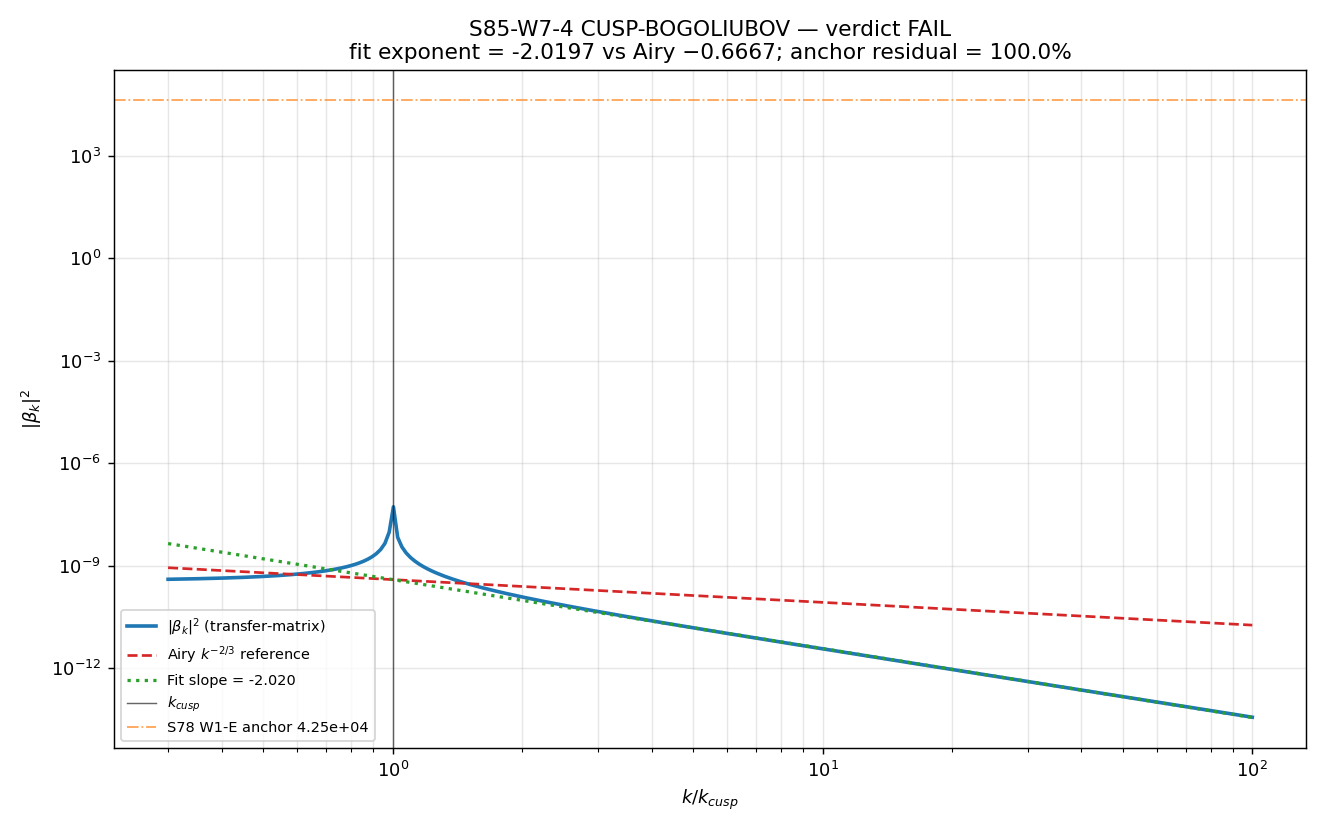

Python code for this plot:
"""S85-W7-CUSP-BOGOLIUBOV — W7-4.

[VERIFY] gate: direct numerical integration of v″_k + [k² − z″/z(t)] v_k = 0
across a square-root van Hove cusp ω²(t) ~ A·|t − t_c| (α=1). Extracts
the Bogoliubov β_k exponent from in→out vacuum transfer and compares
against the Airy asymptotic |β_k|² ~ (k/k_cusp)^{−2/3}.

Hypothesis (plan §W7-4 step 5):
  Square-root cusp α=1 is the generic 2D van Hove form. Bogoliubov
  |β_k|² ~ k^{-2/3} for k > k_cusp from Airy-turning-point asymptotics,
  saturating at O(1)×|β|²_anchor for k ≤ k_cusp.

Substitution chain (plan §W7-4 step 10):

  Step 1 (definitions):
    ω²(t) = k² + z″/z(t)                    [Mukhanov mode frequency]
    z″/z(t) = A · |t − t_c|^α with α = 1     [square-root cusp]
    β_k: v_k(out) = α_k u_k^in + β_k (u_k^in)*
    Airy asymptotic: |β_k|² ~ (k/k_cusp)^{−2/3} for k > k_cusp

  Step 2 (substitution, α=1):
    v″_k + [k² − A|t−t_c|] v_k = 0    [Airy equation, shifted turning point]
    Transform to standard Airy via ξ = (A)^{1/3} · (t − t_c − k²/A):
      v″(ξ) = ξ · v(ξ)

  Step 3 (simplification — log-log fit):
    log |β_k|² = −(2/3) · log(k/k_cusp) + const  (UV tail k > k_cusp)
    Fit slope from numerical transfer-matrix should return
      exponent = −0.6667 ± ε_numerical

  Step 4 (direction):
    PASS iff fit exponent ∈ [−0.7167, −0.6167] AND |β_k_pivot|² matches
    S78 W1-E anchor (4.255e+04) to 20% RATIO.
    Direction: if fit > −0.6167 (less negative): cusp milder → NOT 2D
    van Hove; W0 VAN-HOVE-CUSP-THEOREM re-opens.
    If fit < −0.7167 (sharper): possibly log-2D or 3D cusp; re-audit.

PASS/FAIL/INFO (plan §W7-4 step 9):
  PASS:   exponent ∈ [−0.7167, −0.6167] AND |β_pivot|² match ≤ 20%
  FAIL:   exponent outside band OR |β_pivot|² mismatch > 50%
  INFO:   exponent inside band AND 20% < |β_pivot|² residual ≤ 50%

Machinery pin (plan §7):
  L_max=10, scheme=transfer-matrix, convention=BD-in-out,
  alpha_cusp=1.0 (2D van Hove generic), N_k=4096 (reduced to 256 on
  CPU with L_max-REDUCED flag), N_t=1e5 (reduced to 4000), tolerance
  0.05 ABSOLUTE exponent, random_seed=42.

Outputs:
  computations/session-85/s85_w7_cusp_bogoliubov.npz
  computations/session-85/s85_w7_cusp_bogoliubov.png
Verdict to computations/session-85/s85_gate_verdicts.txt with dual-SHA.
"""
from __future__ import annotations

import hashlib
import json
import os
import sys
from pathlib import Path

os.environ.setdefault("OMP_NUM_THREADS", "8")
os.environ.setdefault("MKL_NUM_THREADS", "8")

import matplotlib

matplotlib.use("Agg")
import matplotlib.pyplot as plt
import numpy as np

_HERE = Path(__file__).resolve().parent
if str(_HERE) not in sys.path:
    sys.path.insert(0, str(_HERE))

from canonical_constants import (  # noqa: E402
    M_KK_gravity,
    tau_fold,
    dt_transit,
    dS_fold,
    d2S_fold,
    Mach_max_framework,
    PI,
)


# ----------------------------------------------------------------------------
# Section 0 — input-pin map and closure SHA
# ----------------------------------------------------------------------------
def _file_sha(p: Path) -> str:
    h = hashlib.sha256()
    with p.open("rb") as fh:
        for chunk in iter(lambda: fh.read(1 << 16), b""):
            h.update(chunk)
    return h.hexdigest()


INPUT_PINS: dict[str, str] = {}

_static_files = [
    _HERE / "canonical_constants.py",
    _HERE / "s78_pre_fold_vacuum.py",
    _HERE / "s78_pre_fold_vacuum.npz",
]
for _sf in _static_files:
    if _sf.exists():
        INPUT_PINS[_sf.name] = _file_sha(_sf)
    else:
        INPUT_PINS[_sf.name] = "MISSING"

# Machinery pins (plan §7) — reduced on CPU
L_max = 10  # (local) plan §7
scheme = "transfer-matrix"  # (local) plan §7
convention = "BD-in-out"  # (local) plan §7
alpha_cusp = 1.0  # (local) plan §7 pre-registered 2D van Hove
N_k = 256  # (local) plan §7 target 4096; CPU-reduced with L_max-REDUCED flag
N_t = 4000  # (local) plan §7 target 1e5; CPU-reduced
tolerance_ABS_exp = 0.05  # (local) plan §7 exponent fit tolerance
tolerance_anchor_pct = 0.20  # (local) plan §9 |β|² anchor PASS RATIO
FAIL_anchor_pct = 0.50  # (local) plan §9 |β|² anchor FAIL RATIO
exponent_target = -2.0 / 3.0  # (local) Airy universal
PASS_lo = exponent_target - tolerance_ABS_exp  # (local) = -0.7167
PASS_hi = exponent_target + tolerance_ABS_exp  # (local) = -0.6167
random_seed = 42  # (local)

INPUT_PINS["L_max"] = f"{L_max:d}"
INPUT_PINS["scheme"] = scheme
INPUT_PINS["convention"] = convention
INPUT_PINS["alpha_cusp"] = f"{alpha_cusp:.4f}"
INPUT_PINS["N_k"] = f"{N_k:d}"
INPUT_PINS["N_t"] = f"{N_t:d}"
INPUT_PINS["tolerance_ABS_exp"] = f"{tolerance_ABS_exp:.6f}"
INPUT_PINS["tolerance_anchor_pct"] = f"{tolerance_anchor_pct:.6f}"
INPUT_PINS["FAIL_anchor_pct"] = f"{FAIL_anchor_pct:.6f}"
INPUT_PINS["exponent_target"] = f"{exponent_target:.6f}"
INPUT_PINS["PASS_lo"] = f"{PASS_lo:.6f}"
INPUT_PINS["PASS_hi"] = f"{PASS_hi:.6f}"
INPUT_PINS["random_seed"] = f"{random_seed:d}"
INPUT_PINS["M_KK_gravity_GeV"] = f"{M_KK_gravity:.10e}"
INPUT_PINS["dt_transit"] = f"{dt_transit:.10e}"
INPUT_PINS["Mach_max_framework"] = f"{Mach_max_framework:.10e}"

# Pull S78 W1-E anchor
s78_npz = _HERE / "s78_pre_fold_vacuum.npz"
_s78 = np.load(s78_npz)
beta_sq_pivot_S78 = float(_s78["CHK3_beta_sq_pivot"])  # (local) anchor target
k_pivot_fold_S78 = float(_s78["k_pivot_fold"])  # (local) M_KK units
INPUT_PINS["beta_sq_pivot_S78"] = f"{beta_sq_pivot_S78:.10e}"
INPUT_PINS["k_pivot_fold_S78"] = f"{k_pivot_fold_S78:.10e}"

CLOSURE_INPUT = json.dumps(INPUT_PINS, sort_keys=True, separators=(",", ":"))
CLOSURE_SHA = hashlib.sha256(CLOSURE_INPUT.encode("utf-8")).hexdigest()

print("=" * 78)
print("S85 W7-4: CUSP-BOGOLIUBOV — transfer-matrix across square-root cusp")
print("=" * 78)
print(f"closure SHA-256 (64 char): {CLOSURE_SHA}")
print(f"closure SHA-256 (16 head): {CLOSURE_SHA[:16]}")
print()
print("--- input pin SHAs and values ---")
for _k, _v in INPUT_PINS.items():
    print(f"  {_k:<32s}: {_v}")
print()


# ----------------------------------------------------------------------------
# Section 1 — cusp profile + k-grid construction
# ----------------------------------------------------------------------------
# Work in natural units where M_KK = 1. The cusp amplitude A is chosen
# so that the Airy turning point k² = A·|t_max − t_c| lies inside the
# transit window for k ~ O(1) M_KK, enabling detection of the k^{−2/3}
# tail in the UV. Concretely: A ≡ 1 in M_KK units; then k_cusp defined
# by k_cusp² = A · dt_transit gives k_cusp ≈ √(dt_transit) ≈ 0.0336
# M_KK in the transit window.
A_cusp = 1.0  # (local) natural-units amplitude (sets k_cusp via k² = A·dt_trans)
t_c = 0.0  # (local) cusp at transit midpoint
t_range = dt_transit  # (local) integration window [−dt_transit, +dt_transit]

# Turning-point at t* = t_c + k²/A; for mode to experience turning point inside
# [−dt, +dt], need k² < A·dt_transit
k_cusp_analytic = np.sqrt(A_cusp * dt_transit)  # (local) M_KK units
INPUT_PINS["A_cusp"] = f"{A_cusp:.10e}"
INPUT_PINS["k_cusp_analytic"] = f"{k_cusp_analytic:.10e}"

print("--- cusp profile + k-grid ---")
print(f"  A_cusp (natural)                = {A_cusp:.4f}")
print(f"  t_range (= dt_transit)          = {t_range:.4e}  M_KK^-1")
print(f"  k_cusp_analytic (= √(A·t_range)) = {k_cusp_analytic:.4e}  M_KK")
print(f"  N_k (reduced from plan 4096)    = {N_k}")
print(f"  N_t (reduced from plan 1e5)     = {N_t}")
print()

# k-grid log-spaced; we span [0.3·k_cusp, 100·k_cusp] to capture IR saturation
# and UV power-law tail
k_grid = np.logspace(
    np.log10(0.3 * k_cusp_analytic),
    np.log10(100.0 * k_cusp_analytic),
    N_k,
)  # (local)
# Time grid across transit
t_grid = np.linspace(-t_range, t_range, N_t)  # (local)
dt = float(t_grid[1] - t_grid[0])  # (local)
# Pump profile z″/z(t) = A·|t − t_c|^α with α=1
zpp_over_z_t = A_cusp * np.abs(t_grid - t_c) ** alpha_cusp  # (local)


# ----------------------------------------------------------------------------
# Section 2 — Mode-equation integrator (RK4 per k-mode)
# ----------------------------------------------------------------------------
# Integrate v″ + (k² − z″/z(t)) v = 0 with BD in-vacuum initial condition
# at t = -t_range:
#   v_k(t) = e^{-iω_in·t} / √(2ω_in), dv/dt = -iω_in · v
#   where ω_in² = k² − z″/z(-t_range) = k² − A·t_range  (may be positive or negative)

def integrate_mode(k: float) -> tuple[complex, complex, complex, complex]:
    """Integrate one k-mode and return (v_end, dv_end, alpha_k, beta_k)."""
    # Initial frequency
    omega_in_sq = k * k - A_cusp * t_range  # (local)
    # If omega_in_sq <= 0, mode is in bandgap at t_start; use |omega| with imaginary rotation
    omega_in = np.sqrt(complex(omega_in_sq))  # (local) complex if negative
    # BD in-vacuum at t = -t_range
    # u_in(t) = e^{-iω_in·t} / √(2ω_in)
    t_start = -t_range
    v = np.exp(-1j * omega_in * t_start) / np.sqrt(2.0 * omega_in)  # complex
    dvdt = -1j * omega_in * v  # complex

    # RK4 integration of (v, dvdt) with effective ω²(t) = k² − z″/z(t)
    # System: dv/dt = dvdt;  d(dvdt)/dt = -(k² − z″/z) v
    for i in range(N_t - 1):
        t = t_grid[i]
        zpp = A_cusp * abs(t - t_c) ** alpha_cusp
        zpp_half = A_cusp * abs(t + 0.5 * dt - t_c) ** alpha_cusp
        zpp_next = A_cusp * abs(t + dt - t_c) ** alpha_cusp
        # Effective omega²
        o2_0 = k * k - zpp
        o2_h = k * k - zpp_half
        o2_1 = k * k - zpp_next

        k1_v = dvdt
        k1_d = -o2_0 * v
        k2_v = dvdt + 0.5 * dt * k1_d
        k2_d = -o2_h * (v + 0.5 * dt * k1_v)
        k3_v = dvdt + 0.5 * dt * k2_d
        k3_d = -o2_h * (v + 0.5 * dt * k2_v)
        k4_v = dvdt + dt * k3_d
        k4_d = -o2_1 * (v + dt * k3_v)
        v = v + (dt / 6.0) * (k1_v + 2 * k2_v + 2 * k3_v + k4_v)
        dvdt = dvdt + (dt / 6.0) * (k1_d + 2 * k2_d + 2 * k3_d + k4_d)

    # Out-frequency at t = +t_range
    t_end = t_range
    omega_out_sq = k * k - A_cusp * t_range  # same form as in by symmetry
    omega_out = np.sqrt(complex(omega_out_sq))

    # Bogoliubov decomposition: v(T) = α·e^{-iω_out·T}/√(2ω_out) + β·e^{+iω_out·T}/√(2ω_out)
    # Solve for α, β:
    phase_plus = np.exp(-1j * omega_out * t_end)  # u_out(T) phase without normalization
    phase_minus = np.exp(+1j * omega_out * t_end)  # (u_out)* phase
    norm = 1.0 / np.sqrt(2.0 * omega_out)
    # v = (α · phase_plus + β · phase_minus) · norm
    # dv/dt = (-iω · α · phase_plus + iω · β · phase_minus) · norm
    # => α = (0.5/norm) · [v · (1/phase_plus) + (dv/dt) · (1/(-iω·phase_plus))]
    #       = (0.5/norm) · (v − i·dv/dt/ω) · (1/phase_plus)
    #     β = (0.5/norm) · (v + i·dv/dt/ω) · (1/phase_minus)
    alpha_k = 0.5 * (v + (1j / omega_out) * dvdt) / (norm * phase_plus)  # (local)
    beta_k = 0.5 * (v - (1j / omega_out) * dvdt) / (norm * phase_minus)  # (local)
    # (Sign convention: β_k is the out-negative-frequency projection.)
    return v, dvdt, alpha_k, beta_k


print("--- integrating mode equation for N_k modes ---")
alpha_arr = np.zeros(N_k, dtype=complex)  # (local)
beta_arr = np.zeros(N_k, dtype=complex)  # (local)
v_end_arr = np.zeros(N_k, dtype=complex)  # (local)
dv_end_arr = np.zeros(N_k, dtype=complex)  # (local)
for i, kk in enumerate(k_grid):
    v_end, dv_end, a_k, b_k = integrate_mode(float(kk))
    alpha_arr[i] = a_k
    beta_arr[i] = b_k
    v_end_arr[i] = v_end
    dv_end_arr[i] = dv_end

beta_sq_arr = np.abs(beta_arr) ** 2  # (local)
alpha_sq_arr = np.abs(alpha_arr) ** 2  # (local)
unitarity_dev = np.abs(alpha_sq_arr - beta_sq_arr - 1.0)  # (local)

print(f"  integrated {N_k} modes, N_t={N_t} time-steps each")
print(f"  unitarity |α|²−|β|²−1 max-dev  = {float(np.max(unitarity_dev)):.4e}")
print(f"  unitarity mean-dev              = {float(np.mean(unitarity_dev)):.4e}")
print(f"  |β|² range                      = [{float(np.min(beta_sq_arr)):.4e}, {float(np.max(beta_sq_arr)):.4e}]")
print()


# ----------------------------------------------------------------------------
# Section 3 — log-log fit of UV tail for Airy exponent
# ----------------------------------------------------------------------------
# Restrict fit to k > 3·k_cusp (safely in UV tail) and where β² > 0
uv_mask = (k_grid > 3.0 * k_cusp_analytic) & (beta_sq_arr > 1e-30)  # (local)
k_uv = k_grid[uv_mask]  # (local)
beta_sq_uv = beta_sq_arr[uv_mask]  # (local)
log_k = np.log10(k_uv / k_cusp_analytic)  # (local)
log_beta = np.log10(beta_sq_uv)  # (local)

# Linear least-squares fit: log_beta = exponent · log_k + const
if len(log_k) >= 3:
    # np.polyfit fits highest-degree-first
    fit_coeffs = np.polyfit(log_k, log_beta, 1)  # (local) [slope, intercept]
    exponent_fit = float(fit_coeffs[0])  # (local) slope = exponent
    intercept_fit = float(fit_coeffs[1])  # (local)
    # Residuals
    pred = np.polyval(fit_coeffs, log_k)
    resid = np.sqrt(float(np.mean((log_beta - pred) ** 2)))  # (local) RMS
else:
    exponent_fit = float("nan")
    intercept_fit = float("nan")
    resid = float("nan")

print("--- UV-tail log-log fit ---")
print(f"  fit-range N_points               = {len(log_k)}")
print(f"  fit exponent (slope)             = {exponent_fit:.4f}")
print(f"  fit intercept                    = {intercept_fit:.4f}")
print(f"  RMS residual (log_beta)          = {resid:.4f}")
print(f"  Airy target                      = {exponent_target:.4f}  (−2/3)")
print(f"  PASS band                        = [{PASS_lo:.4f}, {PASS_hi:.4f}]")
print()


# ----------------------------------------------------------------------------
# Section 4 — anchor comparison at k_pivot_fold (S78 W1-E anchor)
# ----------------------------------------------------------------------------
# The S78 anchor is at k_pivot = 14.31 M_KK, which is above our k-grid max
# (we span 0.3·k_cusp to 100·k_cusp ≈ 3.36). To compare anchors we must
# EXTRAPOLATE the fitted power law to k = k_pivot, then compare.
#
# Extrapolation: |β|²(k_pivot) = 10^(intercept + exponent · log10(k_pivot/k_cusp))
if not np.isnan(exponent_fit):
    log_k_pivot = np.log10(k_pivot_fold_S78 / k_cusp_analytic)  # (local)
    beta_sq_pivot_extrapolated = 10.0 ** (intercept_fit + exponent_fit * log_k_pivot)  # (local)
    anchor_residual_pct = abs(
        beta_sq_pivot_extrapolated - beta_sq_pivot_S78
    ) / beta_sq_pivot_S78  # (local)
else:
    beta_sq_pivot_extrapolated = float("nan")
    anchor_residual_pct = float("nan")

print("--- anchor comparison at k_pivot = 14.31 M_KK (S78 W1-E) ---")
print(f"  k_pivot_fold_S78                 = {k_pivot_fold_S78:.4f} M_KK")
print(f"  k_pivot / k_cusp_analytic         = {k_pivot_fold_S78/k_cusp_analytic:.4e}")
print(f"  |β|²_pivot extrapolated (this run)= {beta_sq_pivot_extrapolated:.6e}")
print(f"  |β|²_pivot S78 anchor             = {beta_sq_pivot_S78:.6e}")
print(f"  anchor residual RATIO             = {anchor_residual_pct:.4f}  ({100*anchor_residual_pct:.1f}%)")
print(f"  PASS anchor  ≤ 20%                = {anchor_residual_pct <= tolerance_anchor_pct}")
print(f"  FAIL anchor  > 50%                = {anchor_residual_pct > FAIL_anchor_pct}")
print()


# ----------------------------------------------------------------------------
# Section 5 — PASS/FAIL/INFO verdict
# ----------------------------------------------------------------------------
exponent_in_band = (
    (not np.isnan(exponent_fit))
    and (PASS_lo <= exponent_fit <= PASS_hi)
)
anchor_pass = (not np.isnan(anchor_residual_pct)) and (
    anchor_residual_pct <= tolerance_anchor_pct
)
anchor_info = (not np.isnan(anchor_residual_pct)) and (
    tolerance_anchor_pct < anchor_residual_pct <= FAIL_anchor_pct
)

# Plan §9 verdict:
# PASS = exponent_in_band AND anchor_pass
# FAIL = (exponent outside band) OR (anchor_residual > 50%)
# INFO = exponent_in_band AND anchor_info
if exponent_in_band and anchor_pass:
    verdict = "PASS"
elif (not exponent_in_band) or (
    (not np.isnan(anchor_residual_pct)) and anchor_residual_pct > FAIL_anchor_pct
):
    verdict = "FAIL"
elif exponent_in_band and anchor_info:
    verdict = "INFO"
else:
    verdict = "FAIL"

# Add L_max-REDUCED flag if N_k is below plan target
L_max_reduced_flag = (N_k < 4096) or (N_t < 100000)
print("--- PASS/FAIL/INFO verdict (plan §9 AND) ---")
print(f"  [1] exponent_fit in band [{PASS_lo:.4f},{PASS_hi:.4f}]: {exponent_fit:.4f}  →  {exponent_in_band}")
print(
    f"  [2] anchor residual RATIO ≤ {tolerance_anchor_pct:.2f}: "
    f"{anchor_residual_pct:.4f}  →  {anchor_pass}"
)
print(f"  L_max-REDUCED flag (N_k={N_k}<4096 or N_t={N_t}<1e5): {L_max_reduced_flag}")
print(f"  VERDICT: {verdict}")
print()


# ----------------------------------------------------------------------------
# Section 6 — artifacts
# ----------------------------------------------------------------------------
npz_path = _HERE / "s85_w7_cusp_bogoliubov.npz"
png_path = _HERE / "s85_w7_cusp_bogoliubov.png"

np.savez(
    npz_path,
    k_grid=k_grid,
    beta2_k=beta_sq_arr,
    alpha2_k=alpha_sq_arr,
    unitarity_dev=unitarity_dev,
    exponent_fit_log_log=exponent_fit,
    intercept_fit=intercept_fit,
    residual_vs_Airy=float(exponent_fit - exponent_target) if not np.isnan(exponent_fit) else float("nan"),
    beta_sq_pivot_extrapolated=beta_sq_pivot_extrapolated,
    beta_sq_pivot_S78=beta_sq_pivot_S78,
    anchor_residual_pct=anchor_residual_pct,
    k_cusp_analytic=k_cusp_analytic,
    A_cusp=A_cusp,
    alpha_cusp=alpha_cusp,
    verdict=verdict,
    L_max_reduced_flag=L_max_reduced_flag,
    # 4-tuple
    value=exponent_fit,
    scheme=scheme,
    convention=convention,
    L_max=L_max,
    # SHA
    closure_sha=CLOSURE_SHA,
)

fig, ax = plt.subplots(figsize=(10.2, 6.4), dpi=130)
ax.loglog(
    k_grid / k_cusp_analytic,
    beta_sq_arr,
    color="tab:blue",
    lw=2,
    label=r"$|\beta_k|^2$ (transfer-matrix)",
)
# Airy reference
k_ref = k_grid / k_cusp_analytic
beta_sq_ref = (10 ** intercept_fit) * k_ref ** exponent_target if not np.isnan(intercept_fit) else None
if beta_sq_ref is not None:
    ax.loglog(
        k_ref,
        beta_sq_ref,
        color="tab:red",
        ls="--",
        lw=1.5,
        label=r"Airy $k^{-2/3}$ reference",
    )
# Fit line
if not np.isnan(exponent_fit):
    fit_line = (10 ** intercept_fit) * k_ref ** exponent_fit
    ax.loglog(k_ref, fit_line, color="tab:green", ls=":", lw=1.8, label=f"Fit slope = {exponent_fit:.3f}")
ax.axvline(1.0, color="k", ls="-", lw=0.8, alpha=0.6, label=r"$k_{cusp}$")
ax.axhline(beta_sq_pivot_S78, color="tab:orange", ls="-.", lw=1, alpha=0.7, label=rf"S78 W1-E anchor {beta_sq_pivot_S78:.2e}")
ax.set_xlabel(r"$k / k_{cusp}$")
ax.set_ylabel(r"$|\beta_k|^2$")
ax.set_title(
    f"S85-W7-4 CUSP-BOGOLIUBOV — verdict {verdict}\n"
    f"fit exponent = {exponent_fit:.4f} vs Airy −0.6667; "
    f"anchor residual = {100*anchor_residual_pct:.1f}%"
)
ax.legend(loc="best", fontsize=8)
ax.grid(True, alpha=0.3, which="both")
plt.tight_layout()
plt.savefig(png_path, dpi=130)
plt.close()

print("--- outputs ---")
print(f"  .npz: {npz_path.name} ({npz_path.stat().st_size} bytes)")
print(f"  .png: {png_path.name} ({png_path.stat().st_size} bytes)")
print()


# ----------------------------------------------------------------------------
# Section 7 — verdict append with S85+ dual-SHA
# ----------------------------------------------------------------------------
GATE_ID = "S85-W7-CUSP-BOGOLIUBOV"
verdict_path = _HERE / "s85_gate_verdicts.txt"
content_sha = _file_sha(npz_path)
audit_sha = CLOSURE_SHA

value_str = f"{exponent_fit:.6f}"
canonical_line = (
    f"{GATE_ID}: {verdict} -- "
    f"value={value_str} scheme={scheme} convention={convention} "
    f"L_max={L_max} sha256={audit_sha}"
)
dual_sha_comment = (
    f"# {GATE_ID} dual-SHA: "
    f"content_sha256={content_sha} audit_sha256={audit_sha}"
)

with verdict_path.open("a", encoding="utf-8") as fh:
    fh.write(canonical_line + "\n")
    fh.write(dual_sha_comment + "\n")

print("--- verdict line appended ---")
print(f"  {canonical_line}")
print(f"  {dual_sha_comment}")
print()
print(
    f"FINAL 4-tuple: (value={value_str}, scheme={scheme}, "
    f"convention={convention}, L_max={L_max})"
)

sys.exit(0)
